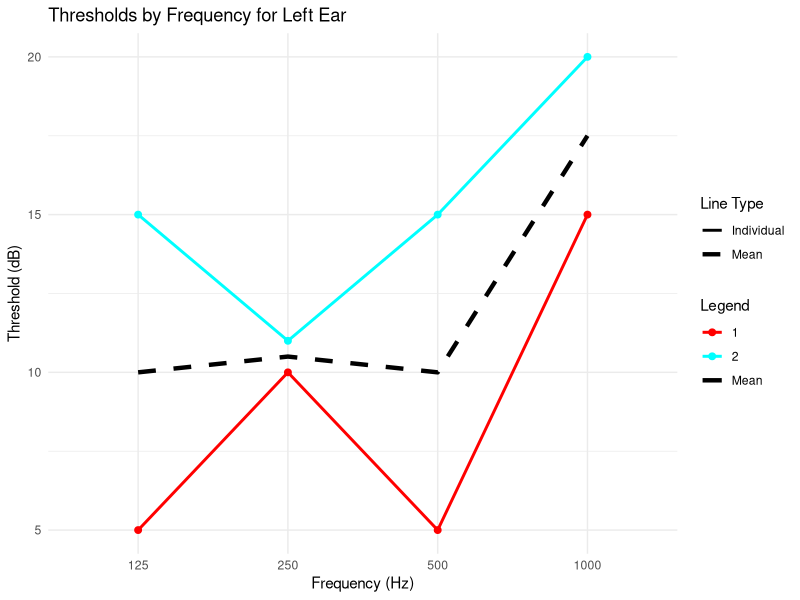

Recreate this plot in R.
library(ggplot2)
library(dplyr)

# Read the data
data <- read.csv(text = "ID,Freq,Threshold,Ear
1,125,5,L
1,250,10,L
1,500,5,L
1,1000,15,L
1,125,5,R
1,250,10,R
1,500,5,R
1,1000,15,R
2,125,15,L
2,250,11,L
2,500,15,L
2,1000,20,L
2,125,15,R
2,250,15,R
2,500,15,R
2,1000,20,R")

# Filter for Ear == "L"
data_L <- data %>% filter(Ear == "L")

# Compute mean and standard deviation per frequency
summary_stats <- data_L %>%
  group_by(Freq) %>%
  summarize(mean_threshold = mean(Threshold),
            sd_threshold = sd(Threshold), .groups = 'drop')

# Create the plot
ggplot(data_L, aes(x = factor(Freq), y = Threshold, group = ID, color = factor(ID))) +
  geom_line(aes(linetype = "Individual"), size = 1) +  
  geom_point(size = 2) +
  geom_line(data = summary_stats, aes(x = factor(Freq), y = mean_threshold, group = 1, color = "Mean", linetype = "Mean"), size = 1.5) +
  #geom_errorbar(data = summary_stats, aes(x = factor(Freq), ymin = mean_threshold - sd_threshold, ymax = mean_threshold + sd_threshold, color = "Mean"), width = 0.2) +
  scale_color_manual(values = c(setNames(rainbow(length(unique(data_L$ID))), unique(data_L$ID)), "Mean" = "black"), name = "Legend") +
  scale_linetype_manual(values = c("solid", "dashed"), name = "Line Type") +
  labs(x = "Frequency (Hz)", y = "Threshold (dB)", title = "Thresholds by Frequency for Left Ear") +
  theme_minimal()
